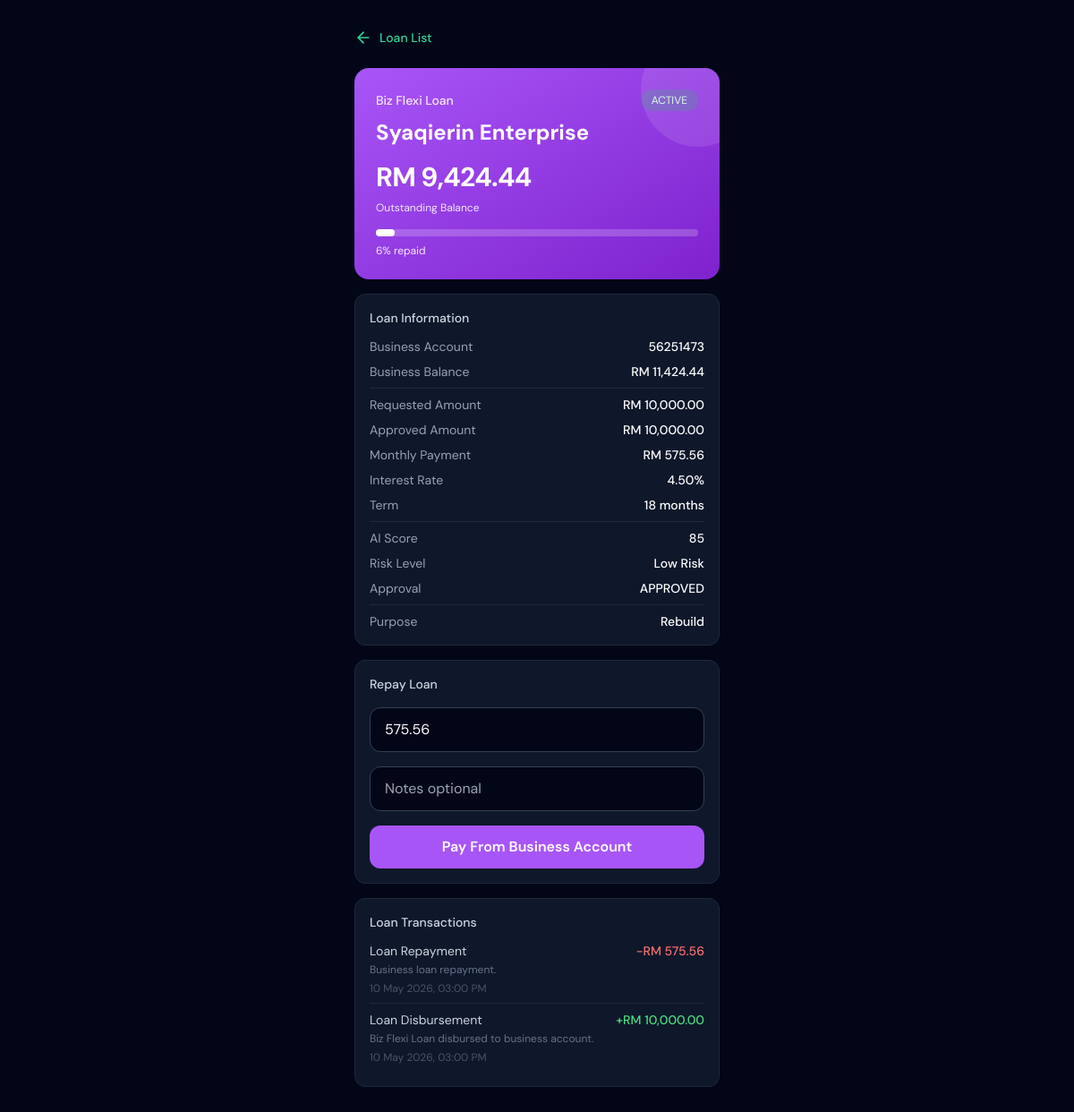
/pages/biz-loan-detail.php?loan_id=3 (signed in), run on the app's committed database.
### tables this page shows
CREATE TABLE `business_loans` (
  `loan_id` int(11) NOT NULL,
  `user_id` int(11) NOT NULL,
  `business_account_id` int(11) NOT NULL,
  `requested_amount` decimal(12,2) NOT NULL,
  `approved_amount` decimal(12,2) NOT NULL DEFAULT 0.00,
  `outstanding_amount` decimal(12,2) NOT NULL DEFAULT 0.00,
  `monthly_revenue` decimal(12,2) NOT NULL,
  `monthly_expense` decimal(12,2) NOT NULL,
  `business_age_months` int(11) NOT NULL,
  `requested_term_months` int(11) NOT NULL,
  `approved_term_months` int(11) DEFAULT 0,
  `interest_rate` decimal(5,2) DEFAULT 0.00,
  `monthly_payment` decimal(12,2) DEFAULT 0.00,
  `purpose` varchar(255) NOT NULL,
  `ai_score` int(11) DEFAULT 0,
  `risk_level` varchar(50) DEFAULT NULL,
  `approval_status` enum('approved','reduced_approved','rejected') NOT NULL,
  `loan_status` enum('active','rejected','fully_paid','closed') DEFAULT 'active',
  `created_at` timestamp NOT NULL DEFAULT current_timestamp()
);

CREATE TABLE `accounts` (
  `account_id` int(11) NOT NULL,
  `user_id` int(11) NOT NULL,
  `account_type` varchar(50) NOT NULL,
  `business_name` varchar(150) DEFAULT NULL,
  `business_reg_no` varchar(50) DEFAULT NULL,
  `account_number` varchar(20) NOT NULL,
  `balance` decimal(12,2) DEFAULT 0.00
);

CREATE TABLE `business_loan_transactions` (
  `loan_txn_id` int(11) NOT NULL,
  `loan_id` int(11) NOT NULL,
  `business_account_id` int(11) NOT NULL,
  `transaction_type` enum('disbursement','repayment') NOT NULL,
  `amount` decimal(12,2) NOT NULL,
  `notes` varchar(255) DEFAULT NULL,
  `transaction_date` datetime DEFAULT current_timestamp()
);

### pages/biz-loan-detail.php (the view, shortened to what this page needs)
<?php
include "../php/dbconn.php";
$user_id = $_SESSION['user_id'];
$loan_id = intval($_GET['loan_id'] ?? 0);
$stmt = mysqli_prepare($conn, "SELECT bl.*, a.business_name, a.business_reg_no, a.account_number, a.balance
    FROM business_loans bl
    JOIN accounts a ON bl.business_account_id = a.account_id
    WHERE bl.loan_id = ? AND bl.user_id = ?
    LIMIT 1");
mysqli_stmt_bind_param($stmt, "ii", $loan_id, $user_id);
mysqli_stmt_execute($stmt);
$loan = mysqli_fetch_assoc(mysqli_stmt_get_result($stmt));
$stmt = mysqli_prepare($conn, "SELECT * FROM business_loan_transactions WHERE loan_id = ? ORDER BY transaction_date DESC LIMIT 8");
mysqli_stmt_bind_param($stmt, "i", $loan_id);
mysqli_stmt_execute($stmt);
$loan_transactions = mysqli_stmt_get_result($stmt);
$progress = $loan['approved_amount'] > 0 ? (($loan['approved_amount'] - $loan['outstanding_amount']) / $loan['approved_amount']) * 100 : 0;
$progress = max(0, min(100, $progress));
?>
<!doctype html>
<html lang="en" class="h-full">
<head>
<script src="https://cdn.tailwindcss.com/3.4.17"></script>
</head>
<body class="h-full">
<div class="h-full w-full bg-slate-950 overflow-auto">
    <div class="max-w-md mx-auto px-5 py-8">
        <a href="/gxbank_html_by_page/pages/biz-loan.php" class="flex items-center gap-2 text-emerald-400 hover:text-emerald-300 mb-6 transition">
            <i data-lucide="arrow-left" class="w-5 h-5"></i>
            <span class="text-sm font-medium">Loan List</span>
        </a>
        <div class="bg-gradient-to-br from-purple-500 to-purple-700 rounded-2xl p-6 relative overflow-hidden mb-4">
            <div class="absolute top-0 right-0 w-32 h-32 bg-white/10 rounded-full -translate-y-10 translate-x-10"></div>
            <div class="relative z-10">
                <div class="flex items-center justify-between">
                    <p class="text-purple-100 text-sm font-medium">Biz Flexi Loan</p>
                    <span class="<?php echo $loan['loan_status'] == 'active' ? 'bg-green-500/20 text-green-100' : ($loan['loan_status'] == 'rejected' ? 'bg-red-500/20 text-red-100' : 'bg-slate-900/30 text-white'); ?> text-xs px-3 py-1 rounded-full">
                        <?php echo strtoupper($loan['loan_status']); ?>
                    </span>
                </div>
                <h1 class="text-white text-2xl font-bold mt-2">
                    <?php echo htmlspecialchars($loan['business_name']); ?>
                </h1>
                <p class="text-white text-3xl font-bold tracking-tight mt-4">
                    RM <?php echo number_format($loan['outstanding_amount'], 2); ?>
                </p>
                <p class="text-purple-100 text-xs mt-2">
                    Outstanding Balance
                </p>
                <div class="w-full bg-white/20 rounded-full h-2 mt-4">
                    <div class="bg-white h-2 rounded-full" style="width: <?php echo $progress; ?>%"></div>
                </div>
                <p class="text-purple-100 text-xs mt-2">
                    <?php echo number_format($progress, 0); ?>% repaid
                </p>
            </div>
        </div>
        <div class="bg-slate-900 rounded-xl p-4 border border-slate-800 mb-4">
            <p class="text-slate-300 font-medium text-sm mb-3">Loan Information</p>
            <div class="space-y-2 text-sm">
                <div class="flex justify-between">
                    <span class="text-slate-400">Business Account</span>
                    <span class="text-white font-medium text-right"><?php echo htmlspecialchars($loan['account_number']); ?></span>
                </div>
                <div class="flex justify-between">
                    <span class="text-slate-400">Business Balance</span>
                    <span class="text-white font-medium">RM <?php echo number_format($loan['balance'], 2); ?></span>
                </div>
                <div class="border-t border-slate-800 my-2"></div>
                <div class="flex justify-between">
                    <span class="text-slate-400">Requested Amount</span>
                    <span class="text-white font-medium">RM <?php echo number_format($loan['requested_amount'], 2); ?></span>
                </div>
                <div class="flex justify-between">
                    <span class="text-slate-400">Approved Amount</span>
                    <span class="text-white font-medium">RM <?php echo number_format($loan['approved_amount'], 2); ?></span>
                </div>
                <div class="flex justify-between">
                    <span class="text-slate-400">Monthly Payment</span>
                    <span class="text-white font-medium">RM <?php echo number_format($loan['monthly_payment'], 2); ?></span>
                </div>
                <div class="flex justify-between">
                    <span class="text-slate-400">Interest Rate</span>
                    <span class="text-white font-medium"><?php echo number_format($loan['interest_rate'], 2); ?>%</span>
                </div>
                <div class="flex justify-between">
                    <span class="text-slate-400">Term</span>
                    <span class="text-white font-medium"><?php echo intval($loan['approved_term_months']); ?> months</span>
                </div>
                <div class="border-t border-slate-800 my-2"></div>
                <div class="flex justify-between">
                    <span class="text-slate-400">AI Score</span>
                    <span class="text-white font-medium"><?php echo intval($loan['ai_score']); ?></span>
                </div>
                <div class="flex justify-between">
                    <span class="text-slate-400">Risk Level</span>
                    <span class="text-white font-medium"><?php echo htmlspecialchars($loan['risk_level']); ?></span>
                </div>
                <div class="flex justify-between">
                    <span class="text-slate-400">Approval</span>
                    <span class="text-white font-medium"><?php echo strtoupper($loan['approval_status']); ?></span>
                </div>
                <div class="border-t border-slate-800 my-2"></div>
                <div class="flex justify-between gap-3">
                    <span class="text-slate-400">Purpose</span>
                    <span class="text-white font-medium text-right"><?php echo htmlspecialchars($loan['purpose']); ?></span>
                </div>
            </div>
        </div>
        <?php if ($loan['loan_status'] == 'active') { ?>
            <div class="bg-slate-900 rounded-xl p-4 border border-slate-800 mb-4">
                <p class="text-slate-300 font-medium text-sm mb-4">Repay Loan</p>
                <form method="POST" class="space-y-4">
                    <input type="number" step="0.01" name="repayment_amount" required
                        placeholder="Repayment amount"
                        value="<?php echo htmlspecialchars($loan['monthly_payment']); ?>"
                        class="w-full bg-slate-950 border border-slate-700 rounded-xl px-4 py-3 text-white outline-none focus:border-purple-400">
                    <input type="text" name="notes" placeholder="Notes optional"
                        class="w-full bg-slate-950 border border-slate-700 rounded-xl px-4 py-3 text-white outline-none focus:border-purple-400">
                    <button type="submit" name="repay_loan"
                        class="w-full bg-purple-500 hover:bg-purple-600 text-white font-semibold py-3 rounded-xl transition">
                        Pay From Business Account
                    </button>
                </form>
            </div>
        <?php } ?>
        <div class="bg-slate-900 rounded-xl p-4 border border-slate-800">
            <p class="text-slate-300 font-medium text-sm mb-3">Loan Transactions</p>
            <div class="space-y-2">
                <?php while($t = mysqli_fetch_assoc($loan_transactions)) {
                    $isDisbursement = $t['transaction_type'] == 'disbursement';
                ?>
                    <div class="flex justify-between items-start text-sm border-b border-slate-800 pb-2 last:border-b-0">
                        <div>
                            <span class="text-slate-300 block">
                                <?php echo $isDisbursement ? 'Loan Disbursement' : 'Loan Repayment'; ?>
                            </span>
                            <?php if (!empty($t['notes'])) { ?>
                                <span class="text-slate-500 text-xs">
                                    <?php echo htmlspecialchars($t['notes']); ?>
                                </span>
                            <?php } ?>
                            <span class="text-slate-600 text-xs block mt-1">
                                <?php echo date("d M Y, h:i A", strtotime($t['transaction_date'])); ?>
                            </span>
                        </div>
                        <span class="<?php echo $isDisbursement ? 'text-green-400' : 'text-red-400'; ?> font-medium">
                            <?php echo $isDisbursement ? '+' : '-'; ?>RM <?php echo number_format($t['amount'], 2); ?>
                        </span>
                    </div>
                <?php } ?>
            </div>
        </div>
    </div>
</div>
</body>
</html>

### pages/biz-loan-detail.php (style rules this page uses)
* { font-family: 'DM Sans', sans-serif; }
body { box-sizing: border-box; }

### data on the page
business_loans: loan_status "ACTIVE", business_account.business_name "Syaqierin Enterprise", outstanding_amount "9,424.44", progress "6", business_account.account_number "56251473", business_account.balance "11,424.44", requested_amount "10,000.00", approved_amount "10,000.00", monthly_payment "575.56", interest_rate "4.50", approved_term_months "18", ai_score "85", risk_level "Low Risk", approval_status "APPROVED", purpose "Rebuild", repayment_amount "575.56"
business_loan_transactions: transaction_type "Loan Repayment", notes "Business loan repayment.", transaction_date "10 May 2026, 03:00 PM", amount "575.56"
business_loan_transactions: transaction_type "Loan Disbursement", notes "Biz Flexi Loan disbursed to business account.", transaction_date "10 May 2026, 03:00 PM", amount "10,000.00"
